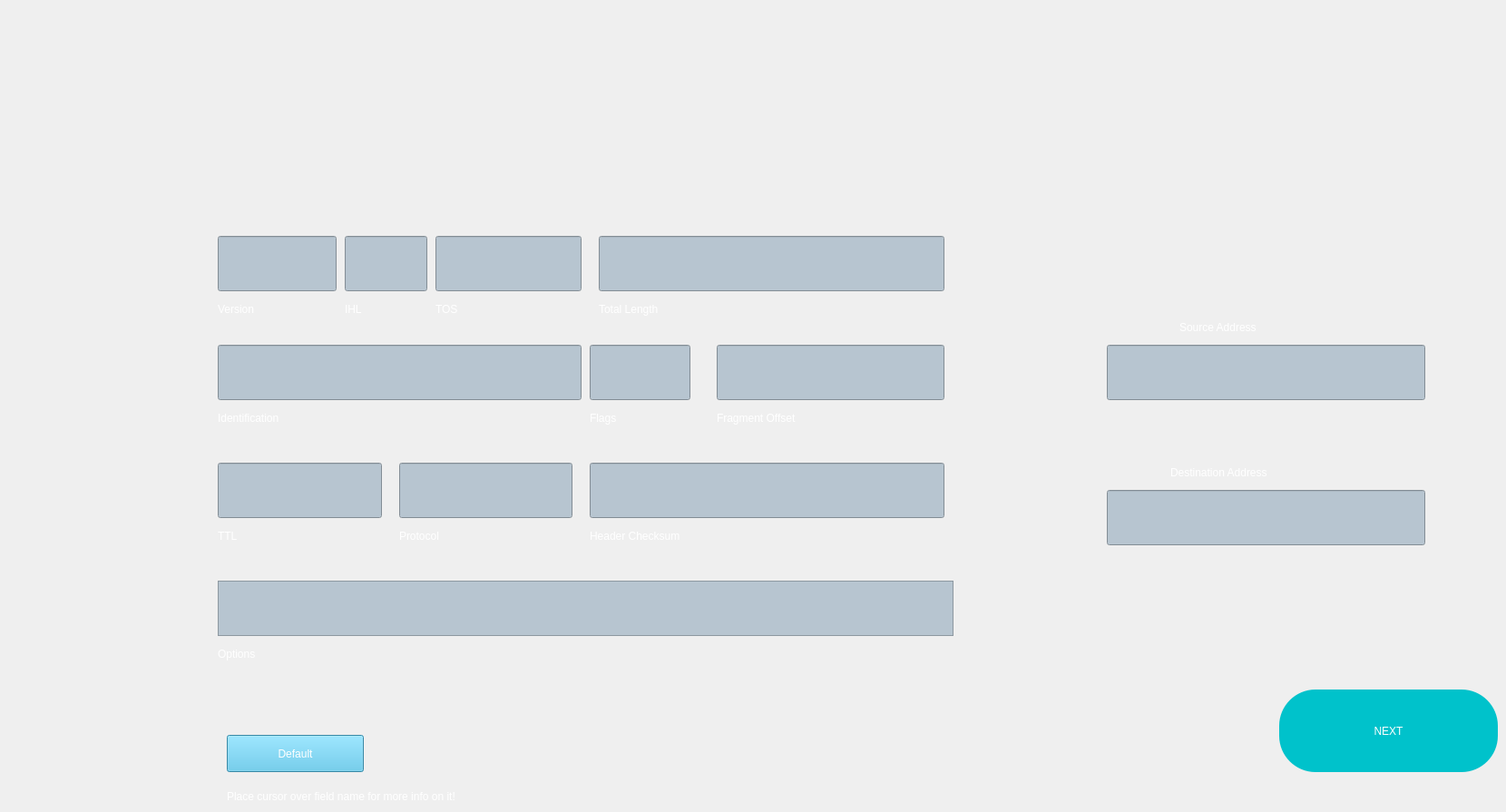
        <widget class="QWidget" name="IP">
         <property name="styleSheet">
          <string notr="true">background-image: url(:/bg1/ip.png);</string>
         </property>
         <widget class="QLineEdit" name="source_2">
          <property name="geometry">
           <rect>
            <x>240</x>
            <y>260</y>
            <width>131</width>
            <height>61</height>
           </rect>
          </property>
          <property name="styleSheet">
           <string notr="true">background: rgb(183, 197, 208);</string>
          </property>
         </widget>
         <widget class="QLabel" name="srcad_2">
          <property name="geometry">
           <rect>
            <x>240</x>
            <y>320</y>
            <width>91</width>
            <height>41</height>
           </rect>
          </property>
          <property name="styleSheet">
           <string notr="true">color: rgb(255, 255, 255);
font: 14pt &quot;Franklin Gothic Cond&quot;;
background: transparent;</string>
          </property>
          <property name="text">
           <string>Version</string>
          </property>
         </widget>
         <widget class="QLineEdit" name="source_3">
          <property name="geometry">
           <rect>
            <x>380</x>
            <y>260</y>
            <width>91</width>
            <height>61</height>
           </rect>
          </property>
          <property name="styleSheet">
           <string notr="true">background: rgb(183, 197, 208);</string>
          </property>
         </widget>
         <widget class="QLabel" name="srcad_3">
          <property name="geometry">
           <rect>
            <x>380</x>
            <y>320</y>
            <width>91</width>
            <height>41</height>
           </rect>
          </property>
          <property name="styleSheet">
           <string notr="true">color: rgb(255, 255, 255);
font: 14pt &quot;Franklin Gothic Cond&quot;;
background: transparent;</string>
          </property>
          <property name="text">
           <string>IHL</string>
          </property>
         </widget>
         <widget class="QLabel" name="srcad_4">
          <property name="geometry">
           <rect>
            <x>480</x>
            <y>320</y>
            <width>91</width>
            <height>41</height>
           </rect>
          </property>
          <property name="styleSheet">
           <string notr="true">color: rgb(255, 255, 255);
font: 14pt &quot;Franklin Gothic Cond&quot;;
background: transparent;</string>
          </property>
          <property name="text">
           <string>TOS</string>
          </property>
         </widget>
         <widget class="QLineEdit" name="source_4">
          <property name="geometry">
           <rect>
            <x>480</x>
            <y>260</y>
            <width>161</width>
            <height>61</height>
           </rect>
          </property>
          <property name="styleSheet">
           <string notr="true">background: rgb(183, 197, 208);</string>
          </property>
         </widget>
         <widget class="QLabel" name="srcad_5">
          <property name="geometry">
           <rect>
            <x>660</x>
            <y>320</y>
            <width>141</width>
            <height>41</height>
           </rect>
          </property>
          <property name="styleSheet">
           <string notr="true">color: rgb(255, 255, 255);
font: 14pt &quot;Franklin Gothic Cond&quot;;
background: transparent;</string>
          </property>
          <property name="text">
           <string>Total Length</string>
          </property>
         </widget>
         <widget class="QLineEdit" name="source_5">
          <property name="geometry">
           <rect>
            <x>660</x>
            <y>260</y>
            <width>381</width>
            <height>61</height>
           </rect>
          </property>
          <property name="styleSheet">
           <string notr="true">background: rgb(183, 197, 208);</string>
          </property>
         </widget>
         <widget class="QLineEdit" name="source_6">
          <property name="geometry">
           <rect>
            <x>240</x>
            <y>380</y>
            <width>401</width>
            <height>61</height>
           </rect>
          </property>
          <property name="styleSheet">
           <string notr="true">background: rgb(183, 197, 208);</string>
          </property>
          <property name="text">
           <string/>
          </property>
         </widget>
         <widget class="QLabel" name="srcad_6">
          <property name="geometry">
           <rect>
            <x>240</x>
            <y>440</y>
            <width>141</width>
            <height>41</height>
           </rect>
          </property>
          <property name="styleSheet">
           <string notr="true">color: rgb(255, 255, 255);
font: 14pt &quot;Franklin Gothic Cond&quot;;
background: transparent;</string>
          </property>
          <property name="text">
           <string>Identification</string>
          </property>
         </widget>
         <widget class="QLabel" name="srcad_7">
          <property name="geometry">
           <rect>
            <x>650</x>
            <y>440</y>
            <width>91</width>
            <height>41</height>
           </rect>
          </property>
          <property name="styleSheet">
           <string notr="true">color: rgb(255, 255, 255);
font: 14pt &quot;Franklin Gothic Cond&quot;;
background: transparent;</string>
          </property>
          <property name="text">
           <string>Flags</string>
          </property>
         </widget>
         <widget class="QLineEdit" name="source_7">
          <property name="geometry">
           <rect>
            <x>650</x>
            <y>380</y>
            <width>111</width>
            <height>61</height>
           </rect>
          </property>
          <property name="styleSheet">
           <string notr="true">background: rgb(183, 197, 208);</string>
          </property>
         </widget>
         <widget class="QLabel" name="srcad_8">
          <property name="geometry">
           <rect>
            <x>790</x>
            <y>440</y>
            <width>181</width>
            <height>41</height>
           </rect>
          </property>
          <property name="styleSheet">
           <string notr="true">color: rgb(255, 255, 255);
font: 14pt &quot;Franklin Gothic Cond&quot;;
background: transparent;</string>
          </property>
          <property name="text">
           <string>Fragment Offset</string>
          </property>
         </widget>
         <widget class="QLineEdit" name="source_8">
          <property name="geometry">
           <rect>
            <x>790</x>
            <y>380</y>
            <width>251</width>
            <height>61</height>
           </rect>
          </property>
          <property name="styleSheet">
           <string notr="true">background: rgb(183, 197, 208);</string>
          </property>
         </widget>
         <widget class="QLabel" name="srcad_9">
          <property name="geometry">
           <rect>
            <x>240</x>
            <y>570</y>
            <width>91</width>
            <height>41</height>
           </rect>
          </property>
          <property name="styleSheet">
           <string notr="true">color: rgb(255, 255, 255);
font: 14pt &quot;Franklin Gothic Cond&quot;;
background: transparent;</string>
          </property>
          <property name="text">
           <string>TTL</string>
          </property>
         </widget>
         <widget class="QLineEdit" name="source_9">
          <property name="geometry">
           <rect>
            <x>240</x>
            <y>510</y>
            <width>181</width>
            <height>61</height>
           </rect>
          </property>
          <property name="styleSheet">
           <string notr="true">background: rgb(183, 197, 208);</string>
          </property>
         </widget>
         <widget class="QLabel" name="srcad_10">
          <property name="geometry">
           <rect>
            <x>440</x>
            <y>570</y>
            <width>91</width>
            <height>41</height>
           </rect>
          </property>
          <property name="styleSheet">
           <string notr="true">color: rgb(255, 255, 255);
font: 14pt &quot;Franklin Gothic Cond&quot;;
background: transparent;</string>
          </property>
          <property name="text">
           <string>Protocol</string>
          </property>
         </widget>
         <widget class="QLineEdit" name="source_10">
          <property name="geometry">
           <rect>
            <x>440</x>
            <y>510</y>
            <width>191</width>
            <height>61</height>
           </rect>
          </property>
          <property name="styleSheet">
           <string notr="true">background: rgb(183, 197, 208);</string>
          </property>
         </widget>
         <widget class="QLabel" name="srcad_11">
          <property name="geometry">
           <rect>
            <x>650</x>
            <y>570</y>
            <width>211</width>
            <height>41</height>
           </rect>
          </property>
          <property name="styleSheet">
           <string notr="true">color: rgb(255, 255, 255);
font: 14pt &quot;Franklin Gothic Cond&quot;;
background: transparent;</string>
          </property>
          <property name="text">
           <string>Header Checksum</string>
          </property>
         </widget>
         <widget class="QLineEdit" name="source_11">
          <property name="geometry">
           <rect>
            <x>650</x>
            <y>510</y>
            <width>391</width>
            <height>61</height>
           </rect>
          </property>
          <property name="styleSheet">
           <string notr="true">background: rgb(183, 197, 208);</string>
          </property>
         </widget>
         <widget class="QLabel" name="srcad_12">
          <property name="geometry">
           <rect>
            <x>240</x>
            <y>700</y>
            <width>91</width>
            <height>41</height>
           </rect>
          </property>
          <property name="styleSheet">
           <string notr="true">color: rgb(255, 255, 255);
font: 14pt &quot;Franklin Gothic Cond&quot;;
background: transparent;</string>
          </property>
          <property name="text">
           <string>Options</string>
          </property>
         </widget>
         <widget class="QTextEdit" name="textEdit">
          <property name="geometry">
           <rect>
            <x>240</x>
            <y>640</y>
            <width>811</width>
            <height>61</height>
           </rect>
          </property>
          <property name="styleSheet">
           <string notr="true">background: rgb(183, 197, 208);</string>
          </property>
         </widget>
         <widget class="QLineEdit" name="source_12">
          <property name="geometry">
           <rect>
            <x>1220</x>
            <y>380</y>
            <width>351</width>
            <height>61</height>
           </rect>
          </property>
          <property name="styleSheet">
           <string notr="true">background: rgb(183, 197, 208);</string>
          </property>
         </widget>
         <widget class="QLabel" name="srcad_13">
          <property name="geometry">
           <rect>
            <x>1300</x>
            <y>340</y>
            <width>151</width>
            <height>41</height>
           </rect>
          </property>
          <property name="styleSheet">
           <string notr="true">color: rgb(255, 255, 255);
font: italic 15pt &quot;Franklin Gothic Medium Cond&quot;;
background: transparent;</string>
          </property>
          <property name="text">
           <string>Source Address</string>
          </property>
         </widget>
         <widget class="QLabel" name="srcad_14">
          <property name="geometry">
           <rect>
            <x>1290</x>
            <y>500</y>
            <width>191</width>
            <height>41</height>
           </rect>
          </property>
          <property name="styleSheet">
           <string notr="true">color: rgb(255, 255, 255);
font: italic 15pt &quot;Franklin Gothic Medium Cond&quot;;
background: transparent;</string>
          </property>
          <property name="text">
           <string>Destination Address</string>
          </property>
         </widget>
         <widget class="QLineEdit" name="source_13">
          <property name="geometry">
           <rect>
            <x>1220</x>
            <y>540</y>
            <width>351</width>
            <height>61</height>
           </rect>
          </property>
          <property name="styleSheet">
           <string notr="true">background: rgb(183, 197, 208);</string>
          </property>
         </widget>
         <widget class="QPushButton" name="nxt_eth_2">
          <property name="geometry">
           <rect>
            <x>1410</x>
            <y>760</y>
            <width>241</width>
            <height>91</height>
           </rect>
          </property>
          <property name="autoFillBackground">
           <bool>false</bool>
          </property>
          <property name="styleSheet">
           <string notr="true">font: 20pt &quot;Franklin Gothic Raw&quot;;
color: rgb(255, 255, 255);
border-radius: 40px;
padding: 10px 10px;
background: rgb(0, 194, 203);
</string>
          </property>
          <property name="text">
           <string>NEXT</string>
          </property>
         </widget>
         <widget class="QPushButton" name="def_eth_2">
          <property name="geometry">
           <rect>
            <x>250</x>
            <y>810</y>
            <width>151</width>
            <height>41</height>
           </rect>
          </property>
          <property name="styleSheet">
           <string notr="true">font: 20pt &quot;Franklin Gothic Cond&quot;;
background: rgb(79, 192, 232);
color: rgb(255, 255, 255);</string>
          </property>
          <property name="text">
           <string>Default</string>
          </property>
         </widget>
         <widget class="QLabel" name="info_2">
          <property name="geometry">
           <rect>
            <x>250</x>
            <y>870</y>
            <width>351</width>
            <height>16</height>
           </rect>
          </property>
          <property name="styleSheet">
           <string notr="true">color: rgb(255, 255, 255);
font: 10pt &quot;Franklin Gothic Cond&quot;;
background: transparent;</string>
          </property>
          <property name="text">
           <string>Place cursor over field name for more info on it!</string>
          </property>
         </widget>
        </widget>
